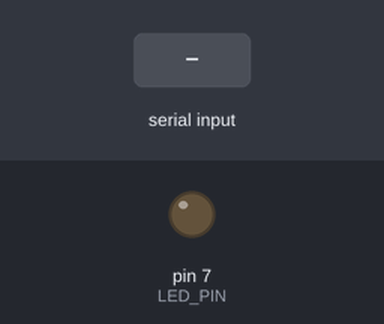
Simulated run of this sketch. Board: Arduino Uno, built with avr-gcc and run on an emulated ATmega328P. Shown: output pins drawn as LEDs (lit = HIGH). The inputs (shaded band) are chosen by the test bench.

Above: at 1.2 s.
1.3 s: "ON\n" received over Serial
At 1.7 s:
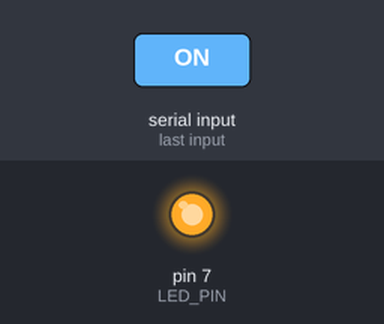
2.8 s: "OFF\n" received over Serial
At 4.0 s:
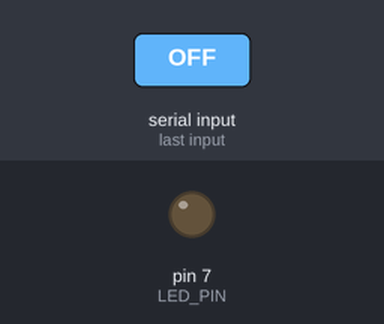
4.3 s: "1\n" received over Serial
At 5.1 s:
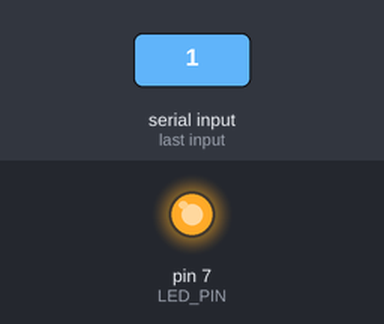
Timing chart, 0 to 7.3 s (numbered marks = the images above; inputs shaded):
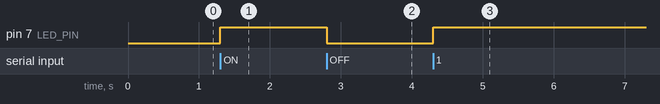

The sketch:

led.ino
```cpp
String input;
int LED_PIN = 7;
void setup() {
  pinMode(LED_PIN, OUTPUT);
  Serial.begin(9600);
}

void loop() {
  if (Serial.available() > 0) {
    input = Serial.readStringUntil('\n');
    input.trim();
    if (input == "ON" | input == "1") {
      digitalWrite(LED_PIN, HIGH);
    } else if (input == "OFF" | input== "0") {
      digitalWrite(LED_PIN, LOW);
    }
  }
}
```

Measured:
- after the input at 1.3 s, pin 7 (LED_PIN): LOW → HIGH at once
- after the input at 2.8 s, pin 7 (LED_PIN): HIGH → LOW at once
- after the input at 4.3 s, pin 7 (LED_PIN): LOW → HIGH at once
